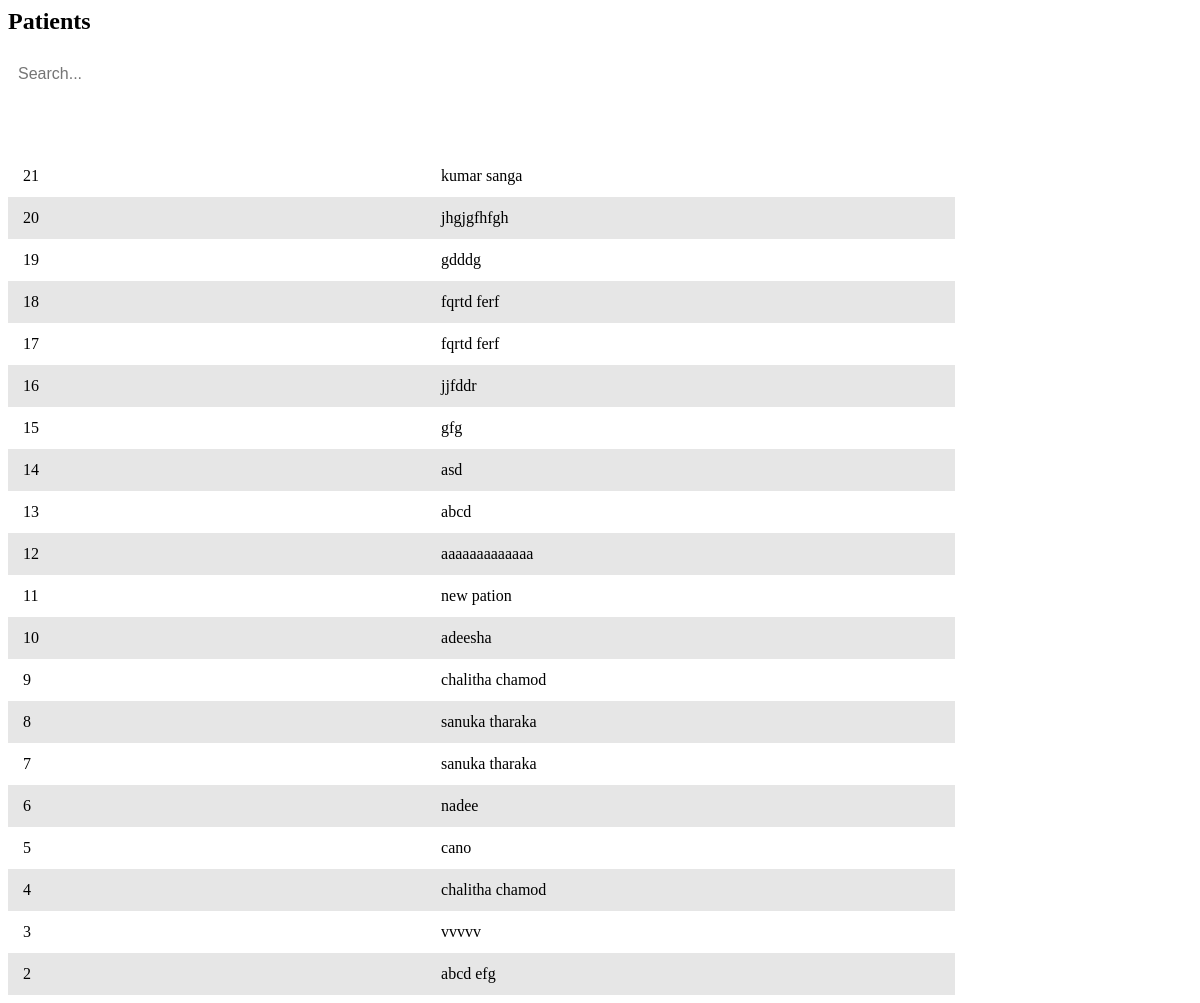
The app's page /reception/patients.php, older data.
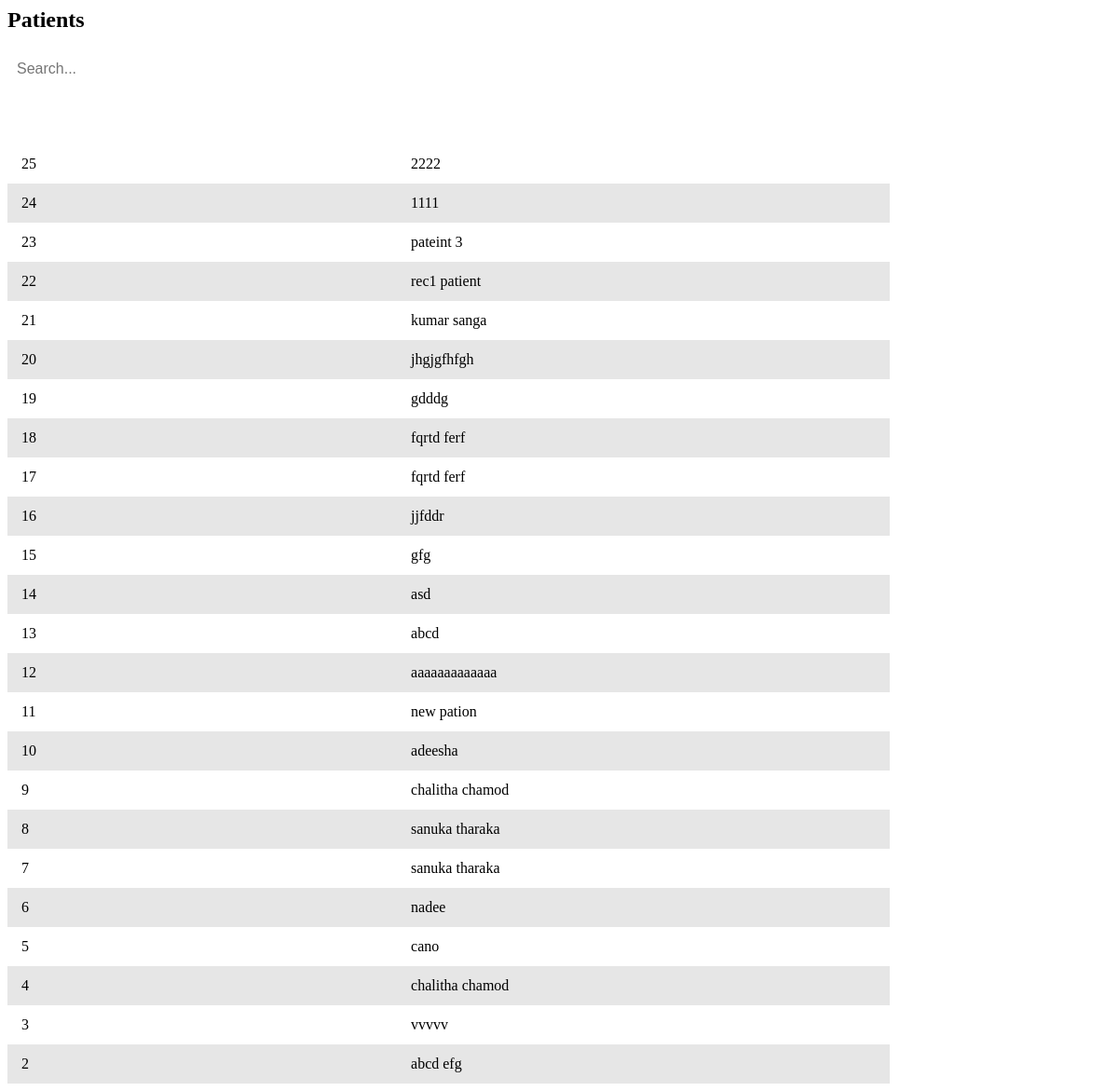
The same page, newer data.
### tables this page shows
CREATE TABLE IF NOT EXISTS `registered_patients` (
  `p_id` int NOT NULL AUTO_INCREMENT,
  `name` varchar(50) DEFAULT NULL,
  `mobile` varchar(12) DEFAULT NULL,
  `email` varchar(50) DEFAULT NULL,
  `id_num` varchar(20) DEFAULT NULL,
  `address` text,
  `age` int DEFAULT NULL,
  `register_date` datetime DEFAULT NULL,
  `reception_id` varchar(50) DEFAULT NULL,
  PRIMARY KEY (`p_id`),
  KEY `FK_register_patients_register_reception` (`reception_id`),
  CONSTRAINT `FK_register_patients_register_reception` FOREIGN KEY (`reception_id`) REFERENCES `registered_reception` (`id_num`)
);

### connection.php (called while the page is built, shortened)
<?php
class Database
{
    public static $connection;
    public static function SetUpConnection()
    {
        if (!isset(Database::$connection)) {
            Database::$connection = new mysqli("localhost", "root", "Chalithac*#3031", "healthcare", "3306");
        }
    }
    public static function search($q)
    {
        return Database::$connection->query($q);
    }
}

### reception/patients.php (the view, shortened to what this page needs)
<head>
</head>
<h2 class="content-title">Patients</h2>
<input type="text" id="searchBar" placeholder="Search..." onkeyup="filterTable()">
<table id="dataTable">
    <thead>
        <tr>
            <th>Patients ID</th>
            <th>Patients Name</th>
        </tr>
    </thead>
    <tbody>
    <?php
    require_once "../connection.php";
    $patientResultSet = Database::search("SELECT * FROM `registered_patients` ORDER BY `p_id` DESC");
    $patientCount = $patientResultSet->num_rows;
    if ($patientCount > 0) {
        while ($patientResult = $patientResultSet->fetch_assoc()) {
    ?>
                <tr ondblclick="window.location.href='profile-view.php?p_id=<?php echo $patientResult['p_id'] ?>'">
                    <td><?php echo $patientResult['p_id'] ?></td>
                    <td><?php echo $patientResult['name'] ?></td>
                </tr>
    <?php
        }
    }
    ?>
 </tbody>
</table>

### reception/patients.php (style rules this page uses)
#searchBar { width: 30%; min-width: 200px; padding: 10px; margin-bottom: 20px; border: 1px solid var(--medium-gray); border-radius: 5px; font-size: 16px; outline: none; }
table { width: 80%; border-collapse: collapse; }
th, td { padding: 12px 15px; border: 1px solid var(--medium-gray); text-align: left; }
th { background-color: var(--base-color); color: white; }
tbody tr { cursor: pointer; }
tbody tr:nth-child(even) { background-color: #e6e6e6; }

Row changes from the older to the newer data that the page shows:
added registered_patients: p_id "25", name "2222"
added registered_patients: p_id "24", name "1111"
added registered_patients: p_id "23", name "pateint 3"
added registered_patients: p_id "22", name "rec1 patient"
